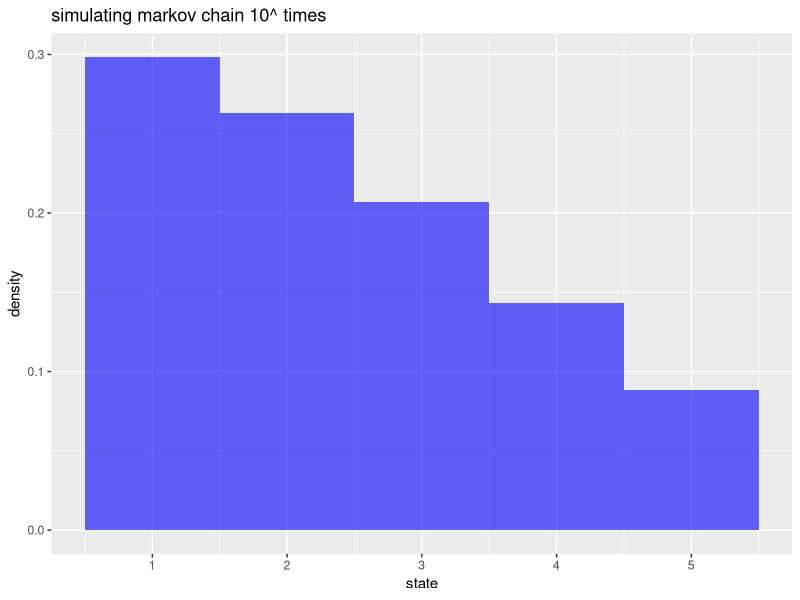

The R source for this figure:
library(ggplot2)

a = .04
b = .16
K = .1


pincrease = function(n){
  return(K*exp(a*n))
}

pdecrease = function(n){
  return(K*exp(b*(n-1)))
}


pstay = function(n){
  return(1-pincrease(n)-pdecrease(n))
}
r1 = c(1-pincrease(1),pincrease(1),0,0,0)
r2 = c(pdecrease(2),pstay(2),pincrease(2),0,0)
r3 = c(0,pdecrease(3),pstay(3),pincrease(3),0)
r4 = c(0,0,pdecrease(4),pstay(4),pincrease(4))
r5 = c(0,0,0,pdecrease(5),1-pdecrease(5))

p = matrix(c(r1,r2,r3,r4,r5),nrow= 5,byrow = TRUE)
p

e = eigen(t(p))

# note since R organizes eigenvalues in descending order, and we know the maximum is equal to 1

eigenVector = e$vectors[,1]/sum(e$vectors[,1])

eigenVector

currentState = 1
stateCounter = c(0,0,0,0,0)

for (i in 1:10^6){
   u = runif(1)
   transition = p[currentState,]
   nextPosition = 1
   while (u > sum(p[currentState,1:nextPosition])){
     nextPosition = nextPosition + 1
   }
   currentState = nextPosition
   stateCounter[currentState] = stateCounter[currentState] + 1
}
stateCounter/sum(stateCounter)

df = data.frame(count = c(rep(1,stateCounter[1]),rep(2,stateCounter[2]),rep(3,stateCounter[3]),rep(4,stateCounter[4]),rep(5,stateCounter[5])))

ggplot(df) + geom_histogram(aes(x = count, y = after_stat(density)),bins = 5,fill = "blue",alpha = .6) + labs(title = "simulating markov chain 10^ times",x = "state")
